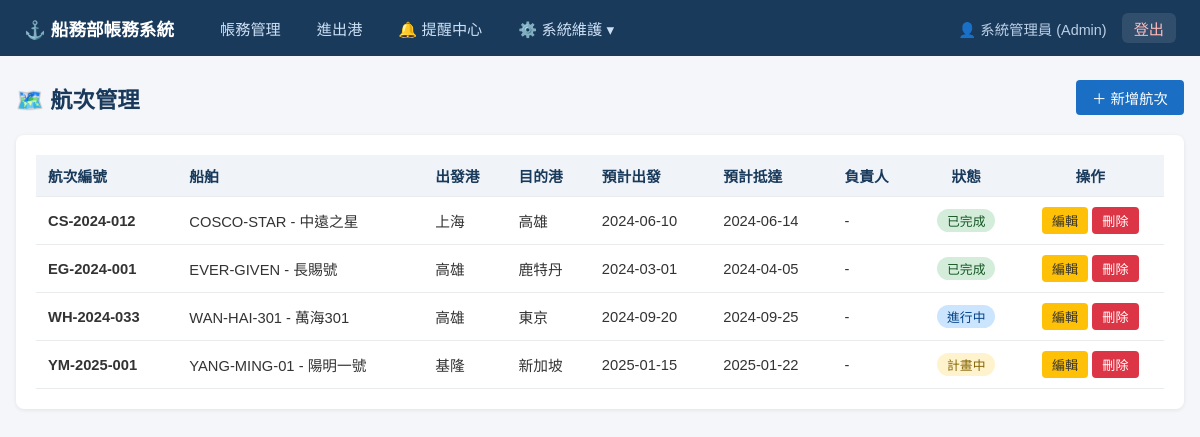
The app's page /voyages (signed in) with its own data.
### models.py (models this page shows)
class Employee(Base):
    __tablename__ = "employees"
    id = Column(Integer, primary_key=True, index=True)
    username = Column(String, unique=True, nullable=False, index=True)
    hashed_password = Column(String, nullable=False)
    full_name = Column(String)
    email = Column(String)
    department_id = Column(Integer, ForeignKey("departments.id"))
    role_id = Column(Integer, ForeignKey("roles.id"))
    is_active = Column(Integer, default=1) # 1: 啟用, 0: 停用
    created_at = Column(DateTime, default=func.now())
    updated_at = Column(DateTime, default=func.now(), onupdate=func.now())
    department = relationship("Department", back_populates="employees")
    role = relationship("Role", back_populates="employees")

class Role(Base):
    __tablename__ = "roles"
    id = Column(Integer, primary_key=True, index=True)
    name = Column(String, unique=True, nullable=False) # e.g., Admin, Accounting, Operator
    created_at = Column(DateTime, default=func.now())
    employees = relationship("Employee", back_populates="role")
    permissions = relationship("Permission", secondary=role_permissions, back_populates="roles")

class Voyage(Base):
    __tablename__ = "voyages"
    id = Column(Integer, primary_key=True, index=True)
    voyage_no = Column(String, unique=True, nullable=False, index=True)
    ship_id = Column(Integer, ForeignKey("ships.id"), nullable=False)
    port_of_loading = Column(String)
    port_of_discharge = Column(String)
    etd = Column(Date)
    eta = Column(Date)
    status = Column(String, default="計畫中")  # 計畫中/進行中/已完成
    operator_id = Column(Integer, ForeignKey("employees.id"), nullable=True)
    created_at = Column(DateTime, default=func.now())
    updated_at = Column(DateTime, default=func.now(), onupdate=func.now())
    ship = relationship("Ship", back_populates="voyages")
    operator = relationship("Employee")
    invoices = relationship("Invoice", back_populates="voyage")
    task_logs = relationship("VoyageTaskLog", back_populates="voyage")

class Ship(Base):
    __tablename__ = "ships"
    id = Column(Integer, primary_key=True, index=True)
    code = Column(String, unique=True, nullable=False, index=True)
    name = Column(String, nullable=False)
    flag = Column(String)
    ship_type = Column(String)
    created_at = Column(DateTime, default=func.now())
    updated_at = Column(DateTime, default=func.now(), onupdate=func.now())
    voyages = relationship("Voyage", back_populates="ship")

### routers/voyages.py (the view)
@router.get("", response_class=HTMLResponse)
def list_voyages(request: Request, db: Session = Depends(get_db)):
    voyages = db.query(models.Voyage).order_by(models.Voyage.voyage_no).all()
    ships = db.query(models.Ship).order_by(models.Ship.code).all()
    employees = db.query(models.Employee).filter(models.Employee.is_active == 1).all()
    return templates.TemplateResponse("voyages/list.html", {
        "request": request,
        "voyages": voyages,
        "ships": ships,
        "employees": employees,
        "statuses": VOYAGE_STATUSES,
    })

### database.py (called while the page is built)
def get_db():
    db = SessionLocal()
    try:
        yield db
    finally:
        db.close()

### main.py (called while the page is built)
@app.middleware("http")
async def add_user_to_request(request: Request, call_next):
    token = request.cookies.get("access_token")
    request.state.user = None
    if token:
        try:
            payload = jwt.decode(token, SECRET_KEY, algorithms=[ALGORITHM])
            username: str = payload.get("sub")
            if username:
                db = SessionLocal()
                user = db.query(models.Employee).options(
                    joinedload(models.Employee.role),
                    joinedload(models.Employee.department)
                ).filter(models.Employee.username == username).first()
                if user and user.is_active:
                    request.state.user = user
                db.close()
        except (JWTError, Exception):
            pass
    response = await call_next(request)
    return response

### utils/auth.py (called while the page is built)
    async def __call__(self, request: Request) -> Optional[str]:
        authorization: str = request.headers.get("Authorization")
        if authorization:
            scheme, param = authorization.split()
            if scheme.lower() == "bearer":
                return param
        token = request.cookies.get("access_token")
        if token:
            return token
        return None

### utils/templates.py (called while the page is built)
def inject_user(request: Request):
    return {"current_user": getattr(request.state, "user", None)}

### templates/voyages/list.html (shortened to what this page needs)
{% extends "base.html" %}
{% block content %}
<div class="page-header">
    <h1>🗺️ 航次管理</h1>
    <button class="btn btn-primary" onclick="openModal('addModal')">＋ 新增航次</button>
</div>
<div class="card">
    <table>
        <thead>
            <tr>
                <th>航次編號</th><th>船舶</th><th>出發港</th><th>目的港</th>
                <th>預計出發</th><th>預計抵達</th><th>負責人</th><th class="text-center">狀態</th>
                <th class="text-center">操作</th>
            </tr>
        </thead>
        <tbody id="voyageTableBody">
            {% for v in voyages %}
            <tr id="voyage-row-{{ v.id }}">
                <td><strong>{{ v.voyage_no }}</strong></td>
                <td>{{ v.ship.code }} - {{ v.ship.name }}</td>
                <td>{{ v.port_of_loading or '-' }}</td>
                <td>{{ v.port_of_discharge or '-' }}</td>
                <td>{{ v.etd.strftime('%Y-%m-%d') if v.etd else '-' }}</td>
                <td>{{ v.eta.strftime('%Y-%m-%d') if v.eta else '-' }}</td>
                <td>{{ v.operator.full_name if v.operator else '-' }}</td>
                <td class="text-center">
                    {% if v.status == '計畫中' %}<span class="badge badge-planned">{{ v.status }}</span>
                    {% elif v.status == '進行中' %}<span class="badge badge-ongoing">{{ v.status }}</span>
                    {% else %}<span class="badge badge-done">{{ v.status }}</span>{% endif %}
                </td>
                <td class="text-center">
                    <button class="btn btn-warning btn-sm" onclick="openEditModal(
                        {{ v.id }},'{{ v.voyage_no }}',{{ v.ship_id }},
                        '{{ v.port_of_loading or '' }}','{{ v.port_of_discharge or '' }}',
                        '{{ v.etd.strftime('%Y-%m-%d') if v.etd else '' }}',
                        '{{ v.eta.strftime('%Y-%m-%d') if v.eta else '' }}',
                        '{{ v.status }}', {{ v.operator_id or 'null' }})">編輯</button>
                    <button class="btn btn-danger btn-sm"
                        onclick="openDeleteModal({{ v.id }},'{{ v.voyage_no }}')">刪除</button>
                </td>
            </tr>
            {% else %}
            <tr id="emptyRow"><td colspan="8" class="text-center" style="color:#999;padding:24px;">尚無航次資料</td></tr>
            {% endfor %}
        </tbody>
    </table>
</div>
{% endblock %}

### templates/base.html (shortened to what this page needs)
<!DOCTYPE html>
<html lang="zh-TW">
<head>
    <link rel="stylesheet" href="/static/style.css">
    <link rel="stylesheet" href="https://cdn.datatables.net/1.13.7/css/jquery.dataTables.min.css">
</head>
<body>
    <nav class="navbar">
        <div class="nav-brand">⚓ 船務部帳務系統</div>
        <ul class="nav-links">
            {% if current_user %}
            <li><a href="/invoices">帳務管理</a></li>
            <li><a href="/voyage-tasks">進出港</a></li>
            <li><a href="/reminders" id="nav-reminders">🔔 <span id="unread-count" class="badge-count" style="display: none;">0</span> 提醒中心</a></li>
            <li class="dropdown">
                <a href="javascript:void(0)" class="dropbtn">⚙️ 系統維護 ▾</a>
            </li>
            <li class="user-info">
                <span class="user-name">👤 {{ current_user.full_name }} ({{ current_user.role.name if current_user.role else '員工' }})</span>
                <a href="/auth/logout" class="logout-link">登出</a>
            </li>
            {% else %}
            <li><a href="/login">登入</a></li>
            {% endif %}
        </ul>
    </nav>
    <div class="container">
        {% block content %}{% endblock %}
    </div>
</body>
</html>

### static/style.css (style rules this page uses)
* { box-sizing: border-box; margin: 0; padding: 0; }
body { font-family: "Microsoft JhengHei", "Noto Sans TC", sans-serif; background: #f5f6fa; color: #333; }
.navbar { background: #1a3a5c; color: white; padding: 0 24px; display: flex; align-items: center; height: 56px; gap: 32px; }
.nav-brand { font-size: 1.1rem; font-weight: bold; white-space: nowrap; }
.nav-links { list-style: none; display: flex; gap: 8px; }
.nav-links a { color: #cce0f5; text-decoration: none; padding: 6px 14px; border-radius: 4px; font-size: 0.95rem; transition: background 0.2s; }
.nav-links { align-items: center; width: 100%; }
.user-info { margin-left: auto; display: flex; align-items: center; gap: 15px; font-size: 0.9rem; color: #cce0f5; padding-left: 20px; }
.user-name { display: flex; align-items: center; gap: 6px; opacity: 0.9; }
.logout-link { background: rgba(255, 255, 255, 0.1) !important; color: #ffbaba !important; padding: 4px 12px !important; border-radius: 6px !important; font-weight: 500; }
.dropdown { position: relative; display: inline-block; }
.dropbtn { cursor: pointer; }
.container { max-width: 1200px; margin: 24px auto; padding: 0 16px; }
.page-header { display: flex; justify-content: space-between; align-items: center; margin-bottom: 20px; }
.page-header h1 { font-size: 1.4rem; color: #1a3a5c; }
.btn { display: inline-block; padding: 7px 16px; border-radius: 4px; border: none; cursor: pointer; font-size: 0.9rem; text-decoration: none; transition: opacity 0.2s; }
.btn-primary { background: #1a6fc4; color: white; }
.btn-danger { background: #dc3545; color: white; }
.btn-warning { background: #ffc107; color: #333; }
.btn-sm { padding: 4px 10px; font-size: 0.82rem; }
.card { background: white; border-radius: 8px; box-shadow: 0 1px 4px rgba(0,0,0,0.08); padding: 20px; margin-bottom: 20px; }
table { width: 100%; border-collapse: collapse; }
th, td { padding: 10px 12px; text-align: left; border-bottom: 1px solid #e9ecef; font-size: 0.92rem; }
th { background: #f0f4f8; color: #1a3a5c; font-weight: 600; }
.text-center { text-align: center; }
.badge { display: inline-block; padding: 2px 10px; border-radius: 12px; font-size: 0.8rem; font-weight: 500; }
.badge-planned { background: #fff3cd; color: #856404; }
.badge-ongoing { background: #cce5ff; color: #004085; }
.badge-done { background: #d4edda; color: #155724; }

### records on screen
Employee: full_name "系統管理員"
Role: role "Admin"
Voyage: voyage_no "CS-2024-012", ship.code "COSCO-STAR", ship.name "中遠之星", port_of_loading "上海", port_of_discharge "高雄", etd "2024-06-10", eta "2024-06-14", operator "-", status "已完成"
Voyage: voyage_no "EG-2024-001", ship.code "EVER-GIVEN", ship.name "長賜號", port_of_loading "高雄", port_of_discharge "鹿特丹", etd "2024-03-01", eta "2024-04-05", operator "-", status "已完成"
Voyage: voyage_no "WH-2024-033", ship.code "WAN-HAI-301", ship.name "萬海301", port_of_loading "高雄", port_of_discharge "東京", etd "2024-09-20", eta "2024-09-25", operator "-", status "進行中"
Voyage: voyage_no "YM-2025-001", ship.code "YANG-MING-01", ship.name "陽明一號", port_of_loading "基隆", port_of_discharge "新加坡", etd "2025-01-15", eta "2025-01-22", operator "-", status "計畫中"
